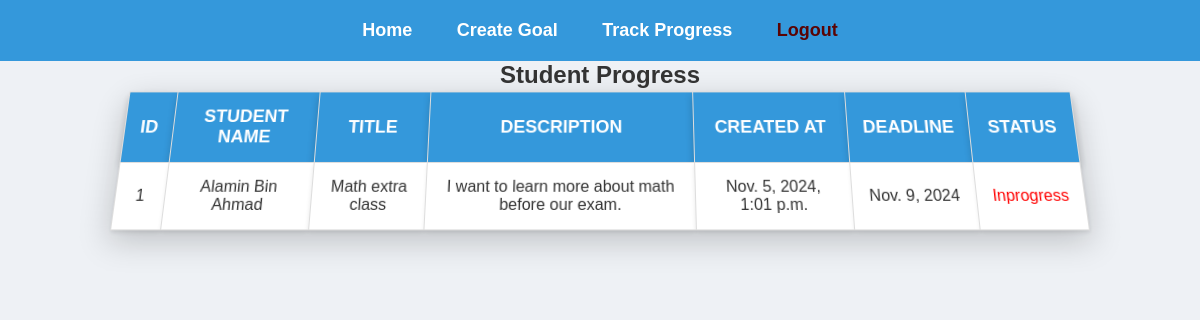
/student-progress/ (signed in), run on the app's committed database.
### SAAApp/models.py (models this page shows)
class Goal(models.Model):
    title = models.CharField(max_length=200)
    description = models.TextField()
    created_by = models.ForeignKey(User, on_delete=models.CASCADE)
    created_at = models.DateTimeField(auto_now_add=True)
    deadline = models.DateField()
    status = models.BooleanField(True,  default=False)

### SAAApp/views.py (the view)
# urls.py: path('student-progress/', views.track_progress_2, name='student_progress'),
@login_required(login_url='login')
def track_progress_2(request):
    goals = Goal.objects.all()
    return render(request, 'track_student_progress.html', {'goals': goals})

### templates/track_student_progress.html (shortened to what this page needs)
{% extends 'base.html' %}
{% block content %}
    <h2 style="text-align:center;">Student Progress</h2>
    <table>
        <thead>
            <th>ID</th>
            <th>STUDENT NAME</th>
            <th>TITLE</th>
            <th>DESCRIPTION</th>
            <th>CREATED AT</th>
            <th>DEADLINE</th>
            <th>STATUS</th>
        </thead>
        <tbody>
            {% if goals %}
            {% for goal in goals %}
            <tr>
                <td>{{goal.id}}</td>
                <td>{{goal.created_by.first_name}}</td>
                <td>{{goal.title}}</td>
                <td>{{goal.description}}</td>
                <td>{{goal.created_at}}</td>
                <td>{{goal.deadline}}</td>
                {% if goal.status %}
                <td style="color: green">Completed</td>
                {% else %}
                <td style="color: red">Inprogress</td>
                {% endif %}
            </tr>
            {% endfor %}
            {% else %}
            <tr>
                <td><i>No goals yet!</i></td>
            </tr>
            {% endif %}
        </tbody>
    </table>
{% endblock %}

### static/css/table.css (style rules this page uses)
table { width: 80%; margin: auto; border-collapse: collapse; box-shadow: 0px 10px 30px rgba(0, 0, 0, 0.2); transform: perspective(600px) rotateX(10deg); }
th, td { padding: 15px; text-align: center; border: 1px solid #ddd; background-color: #fff; }
th { background-color: #3498db; color: white; font-size: 18px; box-shadow: 0px 4px 8px rgba(0, 0, 0, 0.2); }
td { box-shadow: 0px 2px 4px rgba(0, 0, 0, 0.1); }

### static/css/style.css (style rules this page uses)
* { margin: 0; padding: 0; box-sizing: border-box; }
body { font-family: 'Arial', sans-serif; background-color: #eef1f5; color: #333; margin: 0; padding: 0; }

### data on the page
Goal: id "1", created_by.first_name "Alamin Bin Ahmad", title "Math extra class", description "I want to learn more about math before our exam.", created_at "Nov. 5, 2024, 1:01 p.m.", deadline "Nov. 9, 2024", status "Inprogress"
